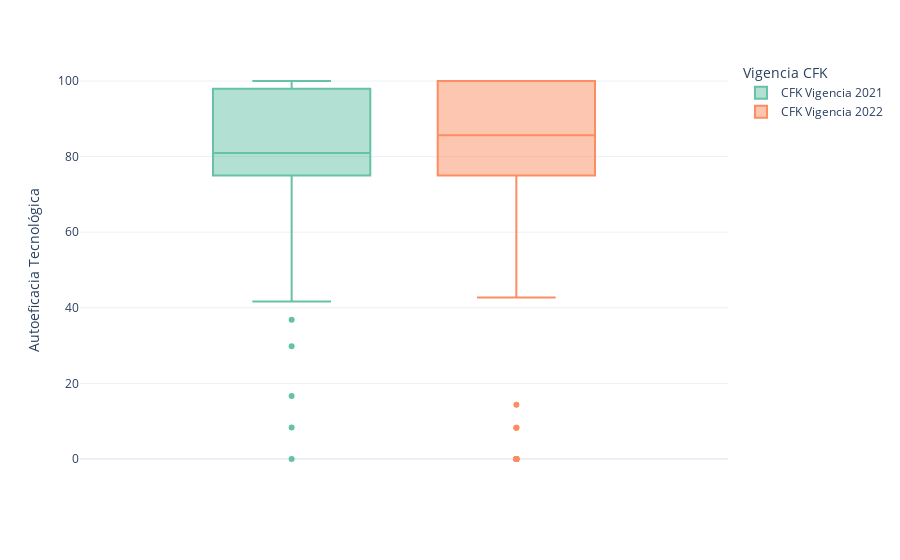

The notebook cell saved with this chart:
### Code cell
fig2 = px.box(autoefic, y='Autoeficacia Tecnológica', color='Vigencia CFK', template="plotly_white",color_discrete_sequence=px.colors.qualitative.Set2)
fig2

### Figure 1 — Plotly figure (JSON) as saved in the notebook; plotly's stock layout.template omitted (floating-point values rounded to 4 significant figures; data arrays with more than 128 entries replaced by an {"elided": "..."} marker saying what was removed)
{"data": [{"alignmentgroup": "True", "hovertemplate": "Vigencia CFK=CFK Vigencia 2021<br>Autoeficacia Tecnológica=%{y}<extra></extra>", "legendgroup": "CFK Vigencia 2021", "marker": {"color": "rgb(102,194,165)"}, "name": "CFK Vigencia 2021", "notched": false, "offsetgroup": "CFK Vigencia 2021", "orientation": "v", "showlegend": true, "type": "box", "x0": " ", "xaxis": "x", "y": {"elided": "231 float values"}, "y0": " ", "yaxis": "y"}, {"alignmentgroup": "True", "hovertemplate": "Vigencia CFK=CFK Vigencia 2022<br>Autoeficacia Tecnológica=%{y}<extra></extra>", "legendgroup": "CFK Vigencia 2022", "marker": {"color": "rgb(252,141,98)"}, "name": "CFK Vigencia 2022", "notched": false, "offsetgroup": "CFK Vigencia 2022", "orientation": "v", "showlegend": true, "type": "box", "x0": " ", "xaxis": "x", "y": {"elided": "167 float values"}, "y0": " ", "yaxis": "y"}], "layout": {"autosize": true, "boxmode": "group", "legend": {"title": {"text": "Vigencia CFK"}, "tracegroupgap": 0}, "margin": {"t": 60}, "xaxis": {"anchor": "y", "autorange": true, "domain": [0, 1], "range": [-0.5042, 0.5042], "type": "category"}, "yaxis": {"anchor": "x", "autorange": true, "domain": [0, 1], "range": [-5.556, 105.6], "title": {"text": "Autoeficacia Tecnológica"}, "type": "linear"}}}
